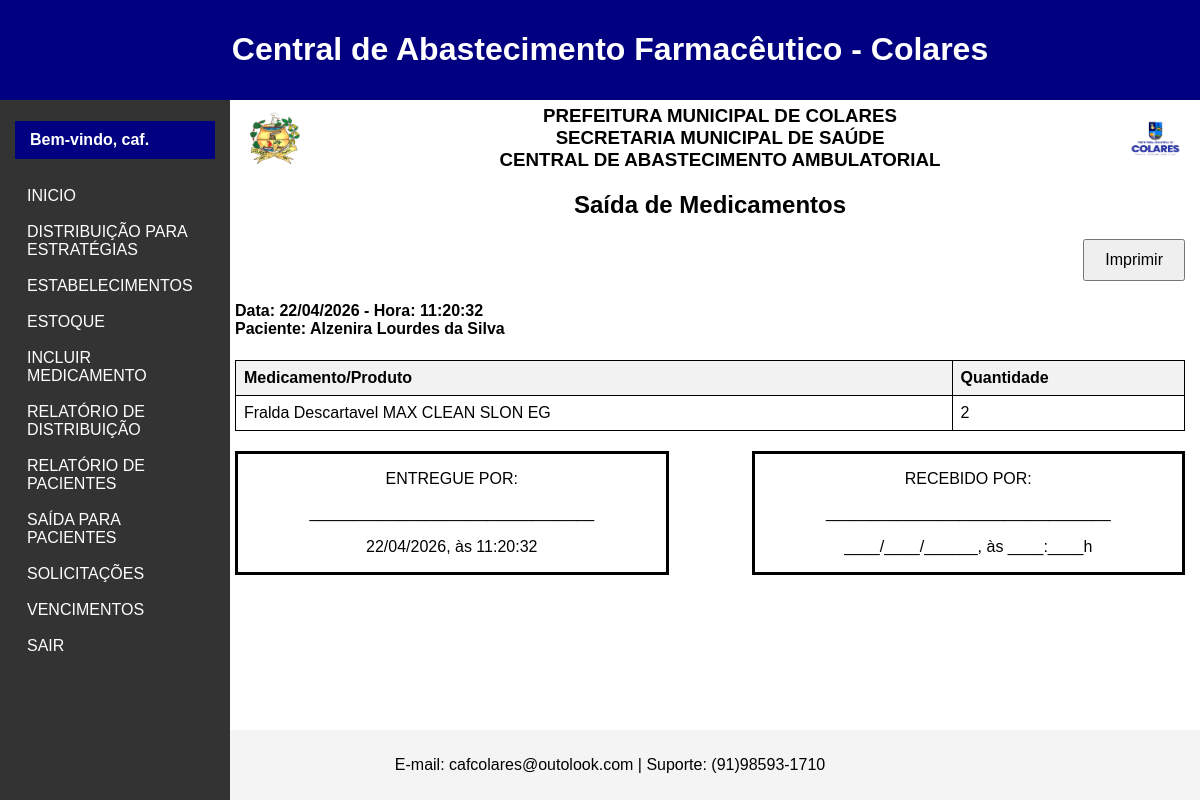
Page /ultima_saida.php (signed in) on the committed database.
### tables this page shows
CREATE TABLE `distribuicao_pacientes` (
  `id` int(11) NOT NULL,
  `medicamento_id` int(11) NOT NULL,
  `paciente_id` int(11) NOT NULL,
  `quantidade` int(11) NOT NULL,
  `data_distribuicao` date NOT NULL,
  `hora_distribuicao` time NOT NULL,
  `estabelecimento_id` int(11) NOT NULL
);

CREATE TABLE `pacientes` (
  `id` int(11) NOT NULL,
  `nome` varchar(255) NOT NULL,
  `data_nascimento` date DEFAULT NULL,
  `endereco` varchar(255) DEFAULT NULL
);

CREATE TABLE `medicamentos` (
  `id` int(11) NOT NULL,
  `codigo_barras` varchar(255) DEFAULT NULL,
  `medicamento` varchar(255) DEFAULT NULL,
  `apresentacao` varchar(255) DEFAULT NULL,
  `marca` varchar(255) DEFAULT NULL,
  `lote` varchar(255) DEFAULT NULL,
  `validade` date DEFAULT NULL,
  `fornecedor` varchar(255) DEFAULT NULL,
  `quantidade` int(11) DEFAULT NULL,
  `estabelecimento` varchar(255) DEFAULT NULL,
  `categoria` varchar(255) NOT NULL,
  `data_inclusao` datetime DEFAULT current_timestamp()
);

### ultima_saida.php (the view, shortened to what this page needs)
<?php
include 'db.php';
try {
    $stmt = $pdo->prepare('SELECT id FROM usuarios WHERE usuario = ? LIMIT 1');
    $stmt->execute([$_SESSION['usuario']]);
    $usuario_id = $stmt->fetchColumn();
    $stmt = $pdo->prepare('
        SELECT data_distribuicao, hora_distribuicao
        FROM distribuicao_pacientes
        WHERE estabelecimento_id = ?
        ORDER BY data_distribuicao DESC, hora_distribuicao DESC
        LIMIT 1
    ');
    $stmt->execute([$usuario_id]);
    $ultima_saida = $stmt->fetch();
    if ($ultima_saida) {
        $stmt = $pdo->prepare('
            SELECT dp.*, m.medicamento, m.apresentacao, p.nome as paciente
            FROM distribuicao_pacientes dp
            JOIN medicamentos m ON dp.medicamento_id = m.id
            JOIN pacientes p ON dp.paciente_id = p.id
            WHERE dp.data_distribuicao = ? AND dp.hora_distribuicao = ? AND dp.estabelecimento_id = ?
        ');
        $stmt->execute([
            $ultima_saida['data_distribuicao'],
            $ultima_saida['hora_distribuicao'],
            $usuario_id
        ]);
        $saidas = $stmt->fetchAll();
    } else {
        $saidas = [];
    }
} catch (Exception $e) {
    echo 'Erro: ' . $e->getMessage();
    exit;
}
function formatarData($data) {
    $date = new DateTime($data);
    return $date->format('d/m/Y');
}
?>
<!DOCTYPE html>
<html lang="pt-BR">
<head>
    <link rel="stylesheet" href="css/style.css">
</head>
<body>
    <?php include 'includes/head.php'; ?>
    <div class="container">
        <?php include 'includes/menu_lateral.php'; ?>
        <div class="main-content">
            <div class="header-saida">
                <img src="img/brasao.png" alt="Logo Left">
                <div class="header-text">
                    <h3>PREFEITURA MUNICIPAL DE COLARES</h3>
                    <h3>SECRETARIA MUNICIPAL DE SAÚDE</h3>
                    <h3>CENTRAL DE ABASTECIMENTO AMBULATORIAL</h3>
                </div>
                <img src="img/prefeitura.png" alt="Logo Right">
            </div>
            <center>
                <h2>Saída de Medicamentos</h2>
            </center>
            <div class="print-button">
                <button onclick="imprimirConteudo()">Imprimir</button>
            </div>
            <div class="ultima-saida-info">
                <?php if ($ultima_saida): ?>
                    <?php
                    $stmt = $pdo->prepare('
                        SELECT p.nome as paciente
                        FROM distribuicao_pacientes dp
                        JOIN pacientes p ON dp.paciente_id = p.id
                        WHERE dp.data_distribuicao = ? AND dp.hora_distribuicao = ?
                        LIMIT 1
                    ');
                    $stmt->execute([
                        $ultima_saida['data_distribuicao'],
                        $ultima_saida['hora_distribuicao']
                    ]);
                    $paciente = $stmt->fetchColumn();
                    ?>
                    <h4>Data: <?php echo formatarData($ultima_saida['data_distribuicao']); ?> - Hora: <?php echo htmlspecialchars($ultima_saida['hora_distribuicao']); ?> <br>
                      Paciente: <?php echo htmlspecialchars($paciente); ?></h4>
                <?php else: ?>
                    <p>Nenhuma saída registrada ainda.</p>
                <?php endif; ?>
            </div>
            <table>
                <thead>
                    <tr>
                        <th>Medicamento/Produto</th>
                        <th>Quantidade</th>
                    </tr>
                </thead>
                <tbody>
                    <?php if ($saidas): ?>
                        <?php foreach ($saidas as $saida): ?>
                            <tr>
                                <td><?php echo htmlspecialchars($saida['medicamento']); ?></td>
                                <td><?php echo htmlspecialchars($saida['quantidade']); ?></td>
                            </tr>
                        <?php endforeach; ?>
                    <?php else: ?>
                        <tr>
                            <td colspan="2">Nenhuma saída encontrada.</td>
                        </tr>
                    <?php endif; ?>
                </tbody>
            </table>
            <div class="entregue-recebido">
                <div class="entregue">
                    <p>ENTREGUE POR:</p>
                    <p>________________________________</p>
                    <p><?php echo formatarData($ultima_saida['data_distribuicao']); ?>, às <?php echo htmlspecialchars($ultima_saida['hora_distribuicao']); ?></p>
                </div>
                <div class="recebido">
                    <p>RECEBIDO POR:</p>
                    <p>________________________________</p>
                    <p>____/____/______, às ____:____h</p>
                </div>
            </div>
        </div>
    </div>
    <?php include 'includes/foot.php'; ?>
</body>
</html>

### css/style.css (style rules this page uses)
body { font-family: Arial, sans-serif; margin: 0; padding: 0; background-color: #f4f4f4; }
.container { display: flex; flex-direction: column; margin-top: 70px; padding-top: 20px; z-index: 900; }
.main-content { flex-grow: 1; padding: 15px; margin-left: 220px; margin-bottom: 80px; overflow-y: auto; }
table { width: 100%; border-collapse: collapse; margin-top: 20px; }
table, th, td { border: 1px solid #ddd; }
th, td { padding: 12px; text-align: left; }
th { background-color: #f2f2f2; }

### ultima_saida.php (style rules this page uses)
body { background-color: #fff; }
.header-saida { display: flex; justify-content: space-between; align-items: center; margin-bottom: 20px; }
.header-saida img { height: 60px; }
.header-text { text-align: center; flex-grow: 1; }
.header-text h1, .header-text h2, .header-text h3 { margin: 0; }
table { width: 100%; border-collapse: collapse; margin-top: 20px; }
table, th, td { border: 1px solid black; }
th, td { padding: 8px; text-align: left; }
th { background-color: #f2f2f2; }
.print-button { margin: 20px 0; text-align: right; }
.print-button button { padding: 10px 20px; font-size: 16px; }
.entregue-recebido { display: flex; justify-content: space-between; margin-top: 20px; }
.entregue, .recebido { width: 45%; text-align: center; border-style: solid; }

### rows in the picture
distribuicao_pacientes: data_distribuicao "22/04/2026", hora_distribuicao "11:20:32", medicamento.medicamento "Fralda Descartavel MAX CLEAN SLON EG", quantidade "2"
pacientes: nome "Alzenira Lourdes da Silva"

### other values in the picture
$_SESSION['usuario'] "caf"
